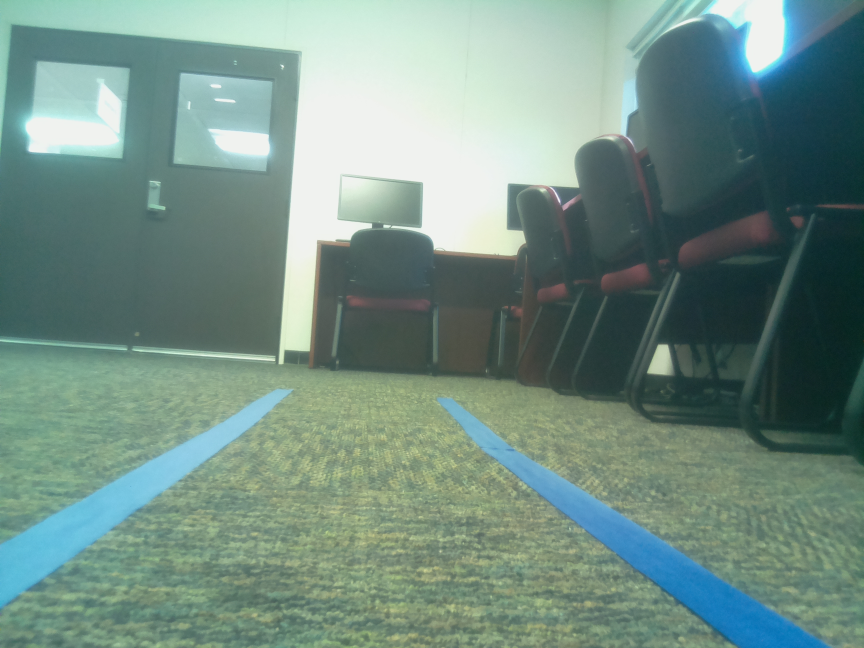
#> input picture Line Detection/src.jpg, 2592 x 1944 px (shown at 1/3 size)
$ python test2.py
#> lines starting #> are read from the running program, lines starting #| are printed output that depends on the picture; after the words box and inside, x2 and y2 are one past the last pixel; in counts of white or black regions, pixels touching at a corner belong together
#Load image
import cv2
import numpy as np
frame = cv2.imread('src.jpg')
#> frame is the input picture: shape (1944, 2592, 3); mean B, G, R 132.5, 142.3, 114.7
hsv = cv2.cvtColor(frame, cv2.COLOR_BGR2HSV)
#> hsv: shape (1944, 2592, 3); mean H, S, V 73.8, 65.7, 145.2

#Lift Blue.
lower_blue = np.array([60, 40, 40])
upper_blue = np.array([150, 255, 255])
mask = cv2.inRange(hsv, lower_blue, upper_blue)
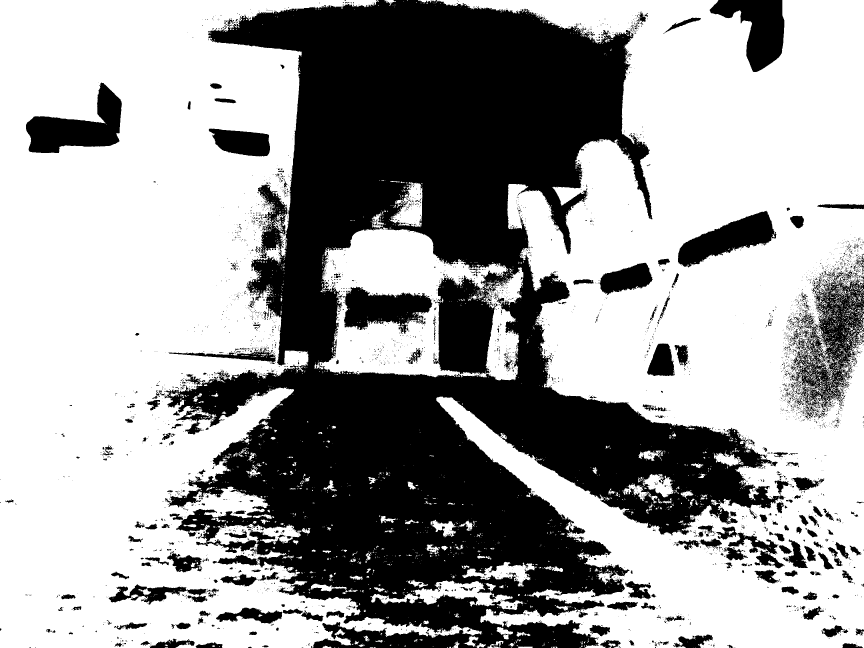
#> mask: shape (1944, 2592) (shown at 1/3 size); 61.8% white; 4622 black regions (4210 under 20 px), largest, box (x1, y1, x2, y2) and area: (494, 0, 2356, 1944) 1638172, (2377, 829, 2592, 1249) 35542, (78, 248, 366, 459) 29660

#Detect edges
edges = cv2.Canny(mask, 200, 400)
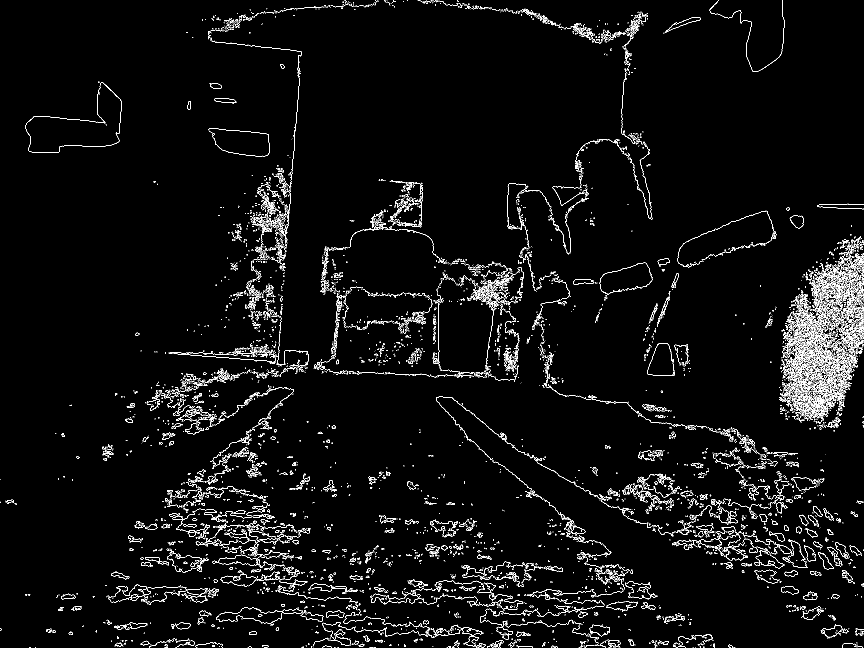
#> edges: shape (1944, 2592) (shown at 1/3 size); 2.6% white in thin lines or dots
